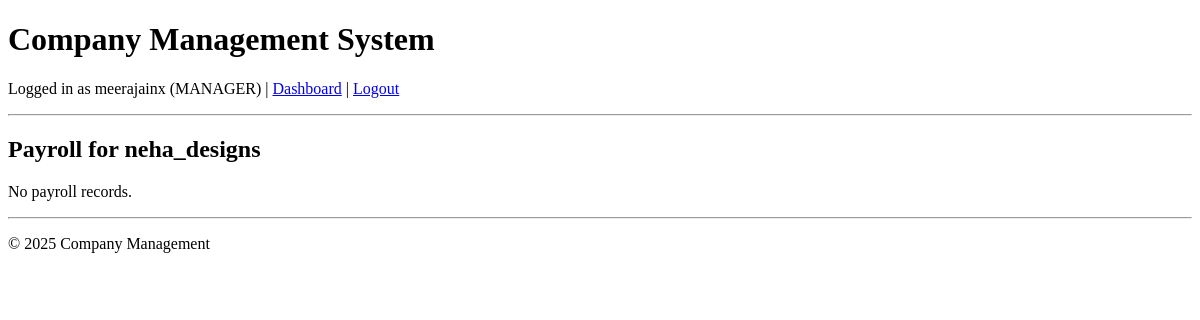
The page /users/payroll/14/ (signed in) on the database as committed earlier.
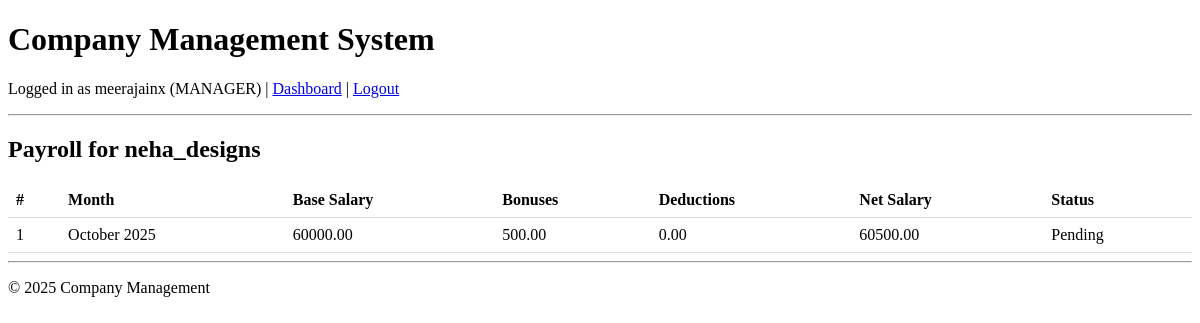
The same page on the database as committed later.
### users/models.py (models this page shows, shortened)
class Payroll(models.Model):
    employee = models.ForeignKey('EmployeeProfile', on_delete=models.CASCADE, related_name='payrolls')
    month = models.DateField()
    base_salary = models.DecimalField(max_digits=10, decimal_places=2)
    bonuses = models.DecimalField(max_digits=10, decimal_places=2, default=0)
    deductions = models.DecimalField(max_digits=10, decimal_places=2, default=0)
    net_salary = models.DecimalField(max_digits=10, decimal_places=2, blank=True, null=True)
    is_paid = models.BooleanField(default=False)
    created_at = models.DateTimeField(auto_now_add=True)

### users/views.py (the view)
# urls.py: path('payroll/<int:employee_id>/', views.payroll_list, name='payroll_list'),
@login_required
def payroll_list(request, employee_id):
    employee = get_object_or_404(EmployeeProfile, id=employee_id)
    payrolls = employee.payrolls.all()
    return render(request, 'users/payroll_list.html', {'employee': employee, 'payrolls': payrolls})

### users/templates/users/payroll_list.html (shortened to what this page needs)
{% extends 'base.html' %}
{% block content %}
<h2>Payroll for {{ employee.user.username }}</h2>
{% if payrolls %}
<table style="width: 100%; border-collapse: collapse;">
    <thead>
        <tr>
            <th style="padding: 8px; text-align: left; border-bottom: 1px solid #ddd;">#</th>
            <th style="padding: 8px; text-align: left; border-bottom: 1px solid #ddd;">Month</th>
            <th style="padding: 8px; text-align: left; border-bottom: 1px solid #ddd;">Base Salary</th>
            <th style="padding: 8px; text-align: left; border-bottom: 1px solid #ddd;">Bonuses</th>
            <th style="padding: 8px; text-align: left; border-bottom: 1px solid #ddd;">Deductions</th>
            <th style="padding: 8px; text-align: left; border-bottom: 1px solid #ddd;">Net Salary</th>
            <th style="padding: 8px; text-align: left; border-bottom: 1px solid #ddd;">Status</th>
        </tr>
    </thead>
    <tbody>
        {% for p in payrolls %}
        <tr>
            <td style="padding: 8px; border-bottom: 1px solid #ddd;">{{ forloop.counter }}</td>
            <td style="padding: 8px; border-bottom: 1px solid #ddd;">{{ p.month|date:"F Y" }}</td>
            <td style="padding: 8px; border-bottom: 1px solid #ddd;">{{ p.base_salary }}</td>
            <td style="padding: 8px; border-bottom: 1px solid #ddd;">{{ p.bonuses }}</td>
            <td style="padding: 8px; border-bottom: 1px solid #ddd;">{{ p.deductions }}</td>
            <td style="padding: 8px; border-bottom: 1px solid #ddd;">{{ p.net_salary }}</td>
            <td style="padding: 8px; border-bottom: 1px solid #ddd;">{{ p.is_paid|yesno:"Paid,Pending" }}</td>
        </tr>
        {% endfor %}
    </tbody>
</table>
{% else %}
<p>No payroll records.</p>
{% endif %}
{% endblock %}

Rows that differ between the two databases and show on the page:
added Payroll: month "October 2025", base_salary "60000.00", bonuses "500.00", deductions "0.00", net_salary "60500.00", is_paid "Pending"
Other text that changed with them:
text no longer shown: "No payroll records."
text now shown: "# Month Base Salary Bonuses Deductions Net Salary Status"
